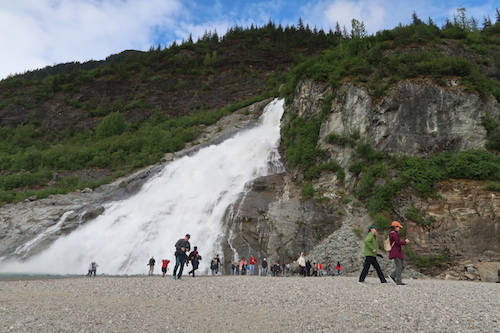
#> input picture waterfall.jpg, 500 x 333 px
$ python mask.py --image ../../waterfall.jpg
#> lines starting #> are read from the running program, lines starting #| are printed output that depends on the picture; after the words box and inside, x2 and y2 are one past the last pixel; in counts of white or black regions, pixels touching at a corner belong together
import cv2
import numpy as np
import argparse

ap = argparse.ArgumentParser()
ap.add_argument('-i', '--image', required=True, help='Path to input image')
args = ap.parse_args()

image = cv2.imread(args.image)
#> image is the input picture: shape (333, 500, 3); mean B, G, R 109.8, 115, 112.6
cv2.imshow('Orig', image)
cv2.waitKey(0)

# create rectangular mask for visitors in waterfall.jpg
(h, w) = image.shape[:2]
#> h = 333; w = 500
# mask is generally single channel (grayscale)
mask = np.zeros((h, w), dtype='uint8')
cv2.rectangle(mask, (344, 209), (428, 287), 255, -1)
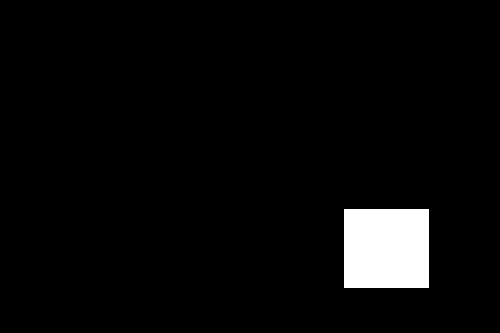
#> mask: shape (333, 500); 4% white; 1 white region, box (x1, y1, x2, y2) and area: (344, 209, 429, 288) 6715
cv2.imshow('Mask', mask)
cv2.waitKey(0)
# apply mask. Note the first two args are the same
masked = cv2.bitwise_and(image, image, mask=mask)
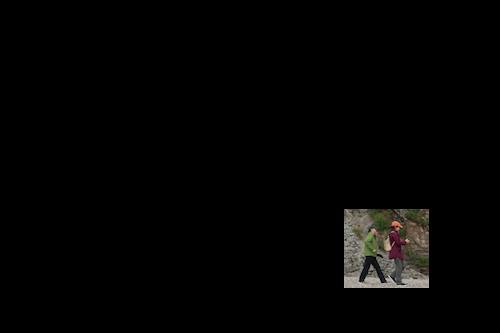
#> masked: shape (333, 500, 3); mean B, G, R 3.2, 3.7, 4
cv2.imshow("Masked Visitors", masked)
cv2.waitKey(0)

# round mask
mask = np.zeros((h, w), dtype='uint8')
cv2.circle(mask, ((344 + 428) // 2, (209 + 287) // 2), 62, 255, -1)
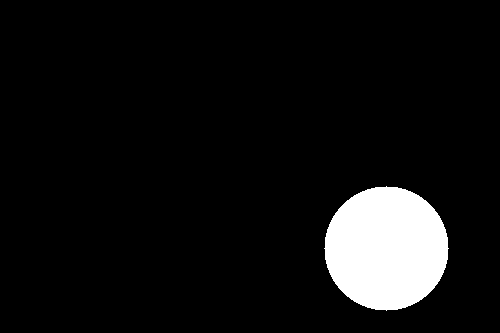
#> mask: shape (333, 500); 7.2% white; 1 white region, box (x1, y1, x2, y2) and area: (324, 186, 449, 311) 12061
cv2.imshow('Mask', mask)
cv2.waitKey(0)
# apply mask. Note the first two args are the same
masked = cv2.bitwise_and(image, image, mask=mask)
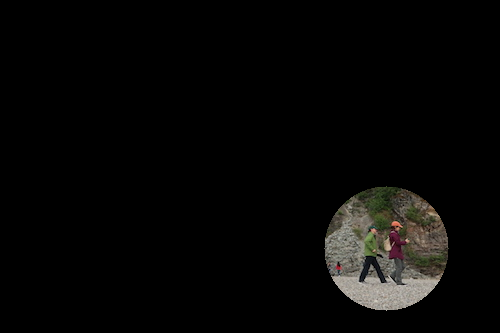
#> masked: shape (333, 500, 3); mean B, G, R 6.2, 7.1, 7.5
cv2.imshow("Masked Visitors", masked)
cv2.waitKey(0)
